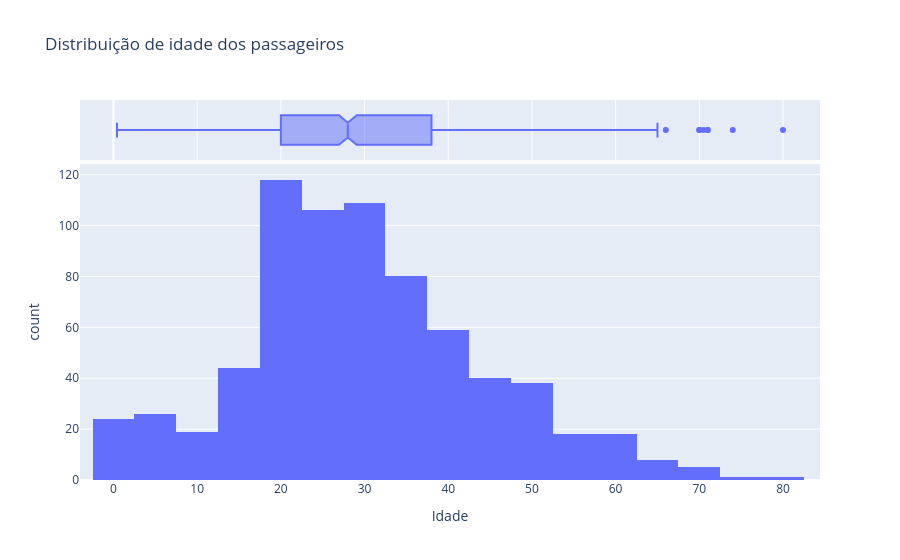

The notebook cell this image was saved under:
### Code cell
fig = px.histogram(
    data_frame=data_train,
    x='Idade',
    nbins=30,
    marginal='box',
    title='Distribuição de idade dos passageiros'
)

fig.show()

### Figure 1 — Plotly figure (JSON) as saved in the notebook; plotly's stock layout.template omitted (floating-point values rounded to 4 significant figures; data arrays with more than 128 entries replaced by an {"elided": "..."} marker saying what was removed)
{"data": [{"bingroup": "x", "hovertemplate": "Idade=%{x}<br>count=%{y}<extra></extra>", "legendgroup": "", "marker": {"color": "#636efa", "pattern": {"shape": ""}}, "name": "", "nbinsx": 30, "orientation": "v", "showlegend": false, "type": "histogram", "x": {"elided": "891 float values"}, "xaxis": "x", "yaxis": "y"}, {"hovertemplate": "Idade=%{x}<extra></extra>", "legendgroup": "", "marker": {"color": "#636efa"}, "name": "", "notched": true, "showlegend": false, "type": "box", "x": {"elided": "891 float values"}, "xaxis": "x2", "yaxis": "y2"}], "layout": {"barmode": "relative", "legend": {"tracegroupgap": 0}, "title": {"text": "Distribuição de idade dos passageiros"}, "xaxis": {"anchor": "y", "domain": [0, 1], "title": {"text": "Idade"}}, "xaxis2": {"anchor": "y2", "domain": [0, 1], "matches": "x", "showgrid": true, "showticklabels": false}, "yaxis": {"anchor": "x", "domain": [0, 0.8316], "title": {"text": "count"}}, "yaxis2": {"anchor": "x2", "domain": [0.8416, 1], "matches": "y2", "showgrid": false, "showline": false, "showticklabels": false, "ticks": ""}}}
